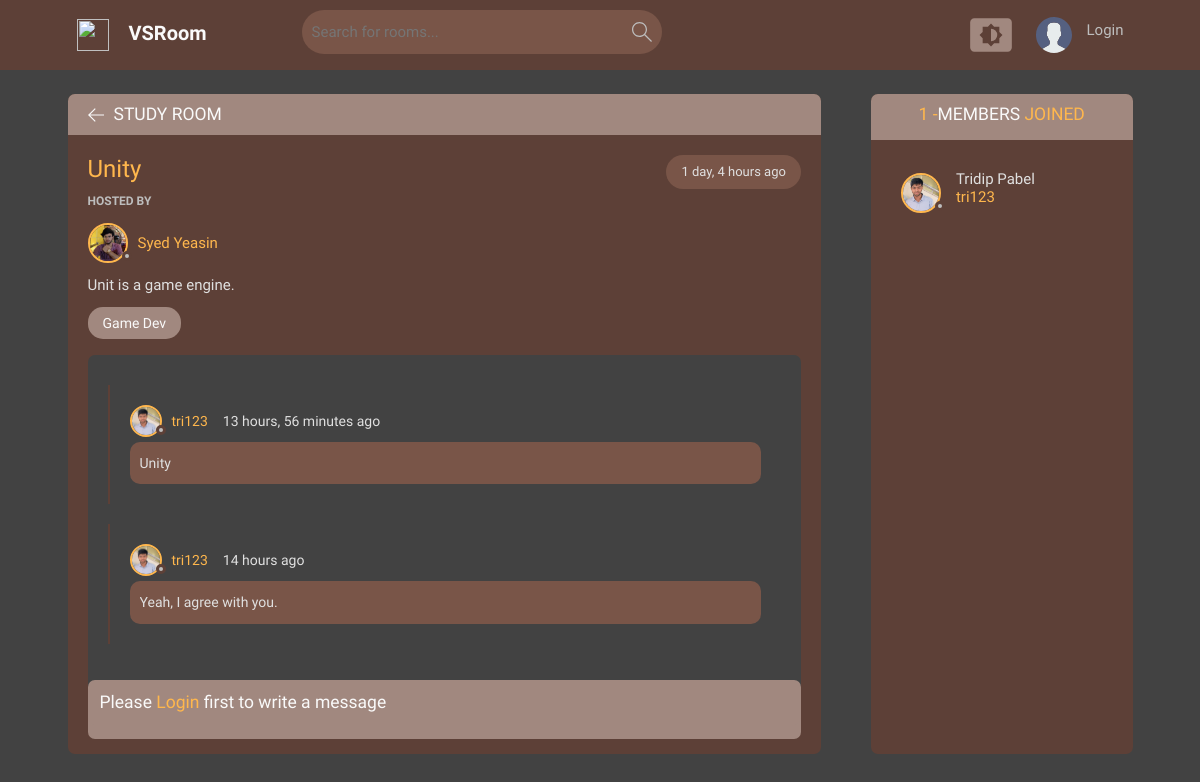
The page /room/5/ on the database as committed earlier.
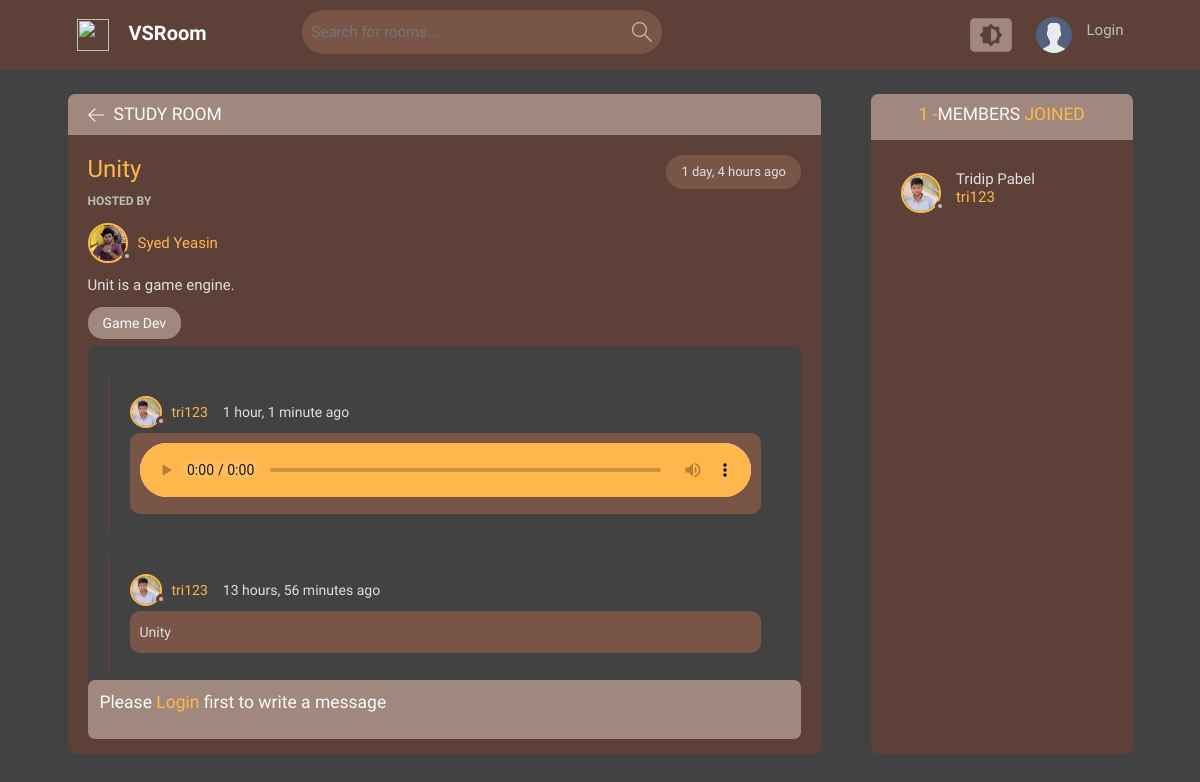
The same page on the database as committed later.
### base/models.py (models this page shows, shortened)
class Message(models.Model):
    user = models.ForeignKey(User, on_delete=models.CASCADE)
    room = models.ForeignKey(Room, on_delete=models.CASCADE)
    body = models.TextField(blank=True)
    updated = models.DateTimeField(auto_now=True)
    created = models.DateTimeField(auto_now_add=True)
    class Meta:
        ordering = ['-updated', '-created']

class User(AbstractUser):
    name = models.CharField(max_length=200, null=True)
    email = models.EmailField(unique=True ,null=True)
    bio = models.TextField(null=True, blank=True)
    avatar = models.ImageField(null=True, default="avatar.svg")
    USERNAME_FIELD = 'email'
    REQUIRED_FIELDS = ['username']

### base/views.py (the view, shortened to what this page needs)
# urls.py: path('room/<str:pk>/', views.room, name="room"),
def room(request, pk):
    room = Room.objects.get(id=pk)
    messages = room.message_set.prefetch_related('audiomessage', 'files').all()
    participants = room.participants.all()
    return render(request, 'base/room.html', {"room": room, "messages": messages, "participants": participants})

### base/models.py (called while the page is built)
    def __str__(self):
        return self.name

### base/templates/base/room.html (shortened to what the changed rows need)
{% extends 'base/main.html' %}
{% load static %}
{% block text %}
  <main class="profile-page layout layout--2">
    <div class="container">
      <div class="room">
        <div class="room__box scroll">
          <div class="room__conversation">
            <div class="threads scroll">
              {% for message in messages %}
                <div class="thread">
                  <div class="thread__top">
                    <div class="thread__author">
                      <a href="{% url 'user-profile' message.user.id %}"
                         class="thread__authorInfo">
                        <div class="avatar avatar--small {% if request.user != message.user %}inactive{% else %}active{% endif %}">
                          <img src="{{ message.user.avatar.url }}" />
                        </div>
                        <span>{{ message.user.username }}</span>
                      </a>
                      <span class="thread__date">{{ message.created | timesince }} ago</span>
                    </div>
                  </div>
                  <div class="thread__details">
                    {% with message.body|striptags|safe as clean_text %}
                      {% if clean_text %}
                        <p id="{{ message.id }}" class="short-text">{{ clean_text }}</p>
                      {% endif %}
                    {% endwith %}
                    {% if message.audiomessage.all %}
                    <div class="message__audio">
                      <audio controls class="audioPlayer">
                        <source src="{{ message.audiomessage.first.audio_file.url }}"
                                type="audio/wav">
                      </audio>
                    </div>
                  {% endif %}
                  </div>
                </div>
              {% endfor %}
            </div>
          </div>
        </div>
      </div>
      <div class="participants">
        <div class="participants__list scroll">
          {% for participant in participants %}
            <a href="{% url 'user-profile' participant.id %}" class="participant">
              <div class="avatar avatar--medium {% if request.user != participant %}inactive{% else %}active{% endif %}">
                <img src="{{ participant.avatar.url }}" />
              </div>
              <p>
                {{ participant.name }}
                <span>{{ participant.username }}</span>
              </p>
            </a>
          {% endfor %}
        </div>
      </div>
    </div>
  </main>
{% endblock text %}

Rows that differ between the two databases and show on the page:
removed Message: user.avatar (picture), user.username "tri123", created "14 hours", body "Yeah, I agree with you."
added Message: user.avatar (picture), user.username "tri123", created "1 hour, 1 minute"
